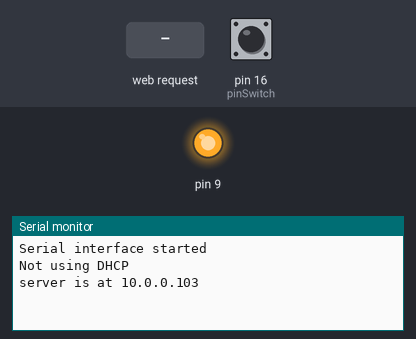
Bench run of a sketch on a simulated Arduino Uno, built with avr-gcc and run on an emulated ATmega328P. Shown: output pins drawn as LEDs (lit = HIGH), the last lines printed to the serial monitor. The test bench sets the inputs (shaded band); at power-on: pin 16 (pinSwitch) HIGH. WiFi joins after 1.5 s; servers stay silent unless stated.

Above: at 2.2 s.
2.3 s: pin 16 (pinSwitch) pulled LOW for 0.15 s
At 3.0 s:
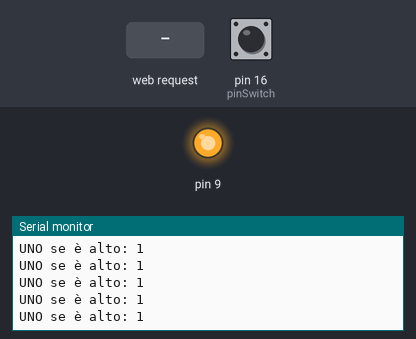
3.9 s: HTTP request GET /status received
At 4.5 s:
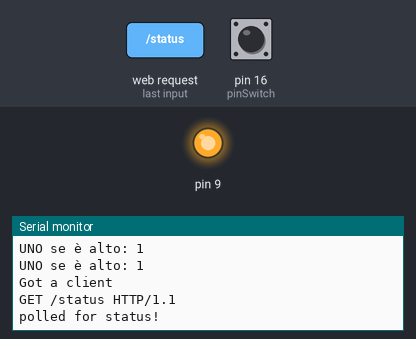
5.4 s: HTTP request GET /reset received
At 6.6 s:
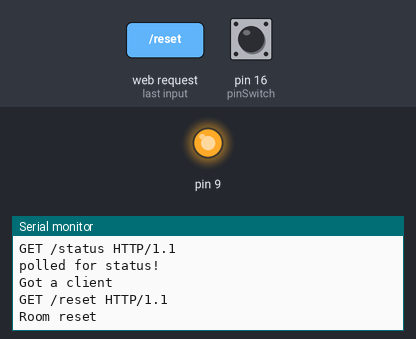
6.9 s: HTTP request GET /trigger received
At 7.7 s:
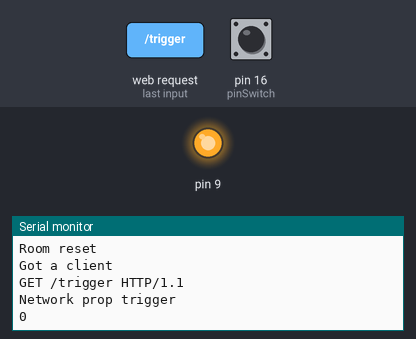
8.4 s: pin 16 (pinSwitch) driven LOW
At 9.2 s:
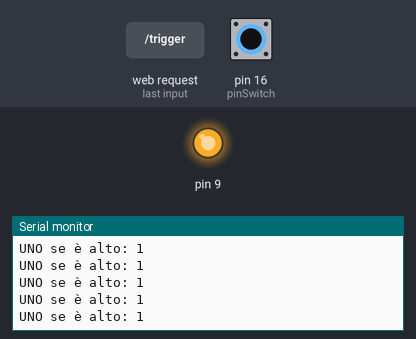

The sketch:

G3_Imbuto_ERM.ino
```cpp
//Teensy LC

#include <Ethernet.h>
#include <Bounce.h>

//------------------------ERM-----------------------------------
bool useDHCP = false;

byte mac[] = {0x04, 0xE9, 0xE5, 0x06, 0xDA, 0x9A}; //Dipende da ogni dispositivo, da trovare con T3_readmac.ino (Teensy) o generare (Arduino)
IPAddress ip(10, 0, 0, 103);                       //This needs to be unique in your network - only one puzzle can have this IP

/* Serial.println(puzzleSolved)
    Initialize the Ethernet server library
    with the IP address and port you want to use
   (port 80 is default for HTTP):
*/
EthernetServer server(80);

// Track the room game state
bool puzzleSolved = false;  // has the puzzle in the room been solved?

//--------------------------------------------------------------

const int pinSwitch = 16;
Bounce button0 = Bounce(pinSwitch, 10); //Pin button
int StatoSwitch = 0;

void setup()
{
  //------------------------ERM-----------------------------------
  // Inizializzazione e test funzionamento Ethernet
  Serial.begin(9600);
  Serial.println("Serial interface started");  //Serial interface is for debugging/demo

  pinMode(9, OUTPUT);
  digitalWrite(9, LOW); // reset the WIZ820io
  delay(1000);
  digitalWrite(9, HIGH); // release the WIZ820io

  if (useDHCP) {
    Serial.println("Using DHCP");
    Ethernet.begin(mac); // Use DHCP instead of ip
  }
  else {
    Serial.println("Not using DHCP");
    Ethernet.begin(mac, ip);
  }
  server.begin();
  Serial.print("server is at ");
  Serial.println(Ethernet.localIP());

  // Initial game state
  puzzleSolved = false;

  //--------------------------------------------------------------

   pinMode(pinSwitch, INPUT_PULLUP);

}

void loop()
{
  button0.update();

  if (button0.fallingEdge()) puzzleSolved = true;
  if (button0.risingEdge()) puzzleSolved = false;

  isPuzzleSolved();

  //------------------------ERM-----------------------------------
  // listen for incoming Ethernet connections:
  listenForEthernetClients();

  // Maintain DHCP lease
  if (useDHCP) {
    Ethernet.maintain();
  }

  //--------------------------------------------------------------
}
// Funzione puzzle risolto. PUZNUM è il numero del trigger che controlla Clue Control.
// scrivi all'interno altro codice eventualmente utile
void isPuzzleSolved() {
  if(puzzleSolved){
  //l'imbuto dovrà far partire e fermare un video, quindi ogni momento dovrà aggiornare il sistema. Se disimpegnato, interrompe il video
  Serial.print("UNO se è alto: "); Serial.println(puzzleSolved);
  }
}

// Azione su ricezione comando "trigger" da ERM
void trigger() {
  Serial.println(puzzleSolved);
}

// Resetta il gioco
void reset() {
  puzzleSolved = false;
}
/*
   URL routing for prop commands and polling
*/

// This function dictates what text is returned when the prop is polled over the network
String statusString() {
  return puzzleSolved ? "solved" : "not solved";
}

// Actual request handler
void processRequest(EthernetClient& client, String requestStr) {
  Serial.println(requestStr);
  // Send back different response based on request string
  if (requestStr.startsWith("GET /status")) {
    Serial.println("polled for status!");
    writeClientResponse(client, statusString());
  } else if (requestStr.startsWith("GET /reset")) {
    Serial.println("Room reset");
    reset();
    writeClientResponse(client, "ok");
  } else if (requestStr.startsWith("GET /trigger")) {
    Serial.println("Network prop trigger");
    trigger();
    writeClientResponse(client, "ok");
  } else {
    writeClientResponseNotFound(client);
  }
}


/*
   HTTP helper functions
*/

void listenForEthernetClients() {
  // listen for incoming clients
  EthernetClient client = server.available();
  if (client) {
    Serial.println("Got a client");
    // Grab the first HTTP header (GET /status HTTP/1.1)
    String requestStr;
    boolean firstLine = true;
    // an http request ends with a blank line
    boolean currentLineIsBlank = true;
    while (client.connected()) {
      if (client.available()) {
        char c = client.read();
        // if you've gotten to the end of the line (received a newline
        // character) and the line is blank, the http request has ended,
        // so you can send a reply
        if (c == '\n' && currentLineIsBlank) {
          processRequest(client, requestStr);
          break;
        }
        if (c == '\n') {
          // you're starting a new line
          currentLineIsBlank = true;
          firstLine = false;
        } else if (c != '\r') {
          // you've gotten a character on the current line
          currentLineIsBlank = false;

          if (firstLine) {
            requestStr.concat(c);
          }
        }
      }
    }
    // give the web browser time to receive the data
    delay(1);
    // close the connection:
    client.stop();
  }
}


void writeClientResponse(EthernetClient& client, String bodyStr) {
  // send a standard http response header
  client.println("HTTP/1.1 200 OK");
  client.println("Content-Type: text/plain");
  client.println("Access-Control-Allow-Origin: *");  // ERM will not be able to connect without this header!
  client.println();
  client.print(bodyStr);
}


void writeClientResponseNotFound(EthernetClient& client) {
  // send a standard http response header
  client.println("HTTP/1.1 404 Not Found");
  client.println("Access-Control-Allow-Origin: *");  // ERM will not be able to connect without this header!
  client.println();
}

//--------------------------------------------------------------
```

Measured:
- after the input at 2.3 s, the serial monitor: prints a new line at once (image 1)
- after the input at 3.9 s, the serial monitor: prints a new line at once (image 2)
- after the input at 5.4 s, the serial monitor: prints a new line at once (image 3)
- after the input at 6.9 s, the serial monitor: prints a new line at once (image 4)
- after the input at 8.4 s, the serial monitor: prints a new line at once (image 5)
